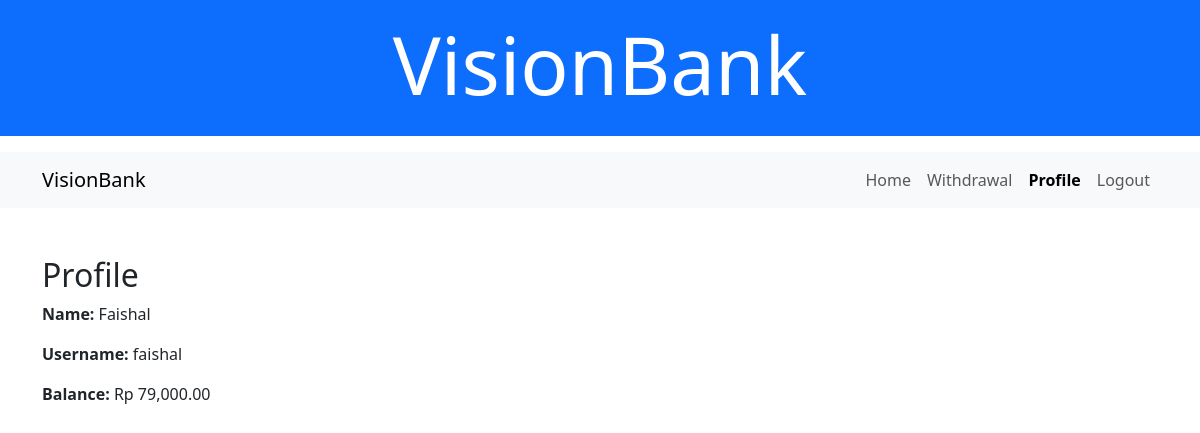
The app's page /profile.php (signed in) with its own data.
### tables this page shows
CREATE TABLE `users` (
  `id` int(11) NOT NULL,
  `username` varchar(50) DEFAULT NULL,
  `password` varchar(255) DEFAULT NULL,
  `name` varchar(100) DEFAULT NULL,
  `balance` decimal(15,2) DEFAULT 0.00
);

### profile.php (the view, shortened to what this page needs)
<?php
include 'config.php';
$user_id = $_SESSION['user_id'];
$sql = "SELECT * FROM users WHERE id = '$user_id'";
$result = $conn->query($sql);
$user = $result->fetch_assoc();
?>
<!DOCTYPE html>
<html>
<head>
    <link href="https://cdn.jsdelivr.net/npm/bootstrap@5.3.0-alpha3/dist/css/bootstrap.min.css" rel="stylesheet">
</head>
<body>
    <div class="container-fluid p-0">
        <header class="text-center mb-3 py-3 bg-primary text-white">
            <h1 class="display-1"><b>VisionBank</b></h1>
        </header>
        <?php include 'navbar.php'; ?>
        <div class="container mt-5">
            <h2>Profile</h2>
            <p><strong>Name:</strong> <?= $user['name'] ?></p>
            <p><strong>Username:</strong> <?= $user['username'] ?></p>
            <p><strong>Balance:</strong> Rp <?= number_format($user['balance'], 2) ?></p>
        </div>
    </div>
</body>
</html>

### records on screen
users: name "Faishal", username "faishal", balance "79,000.00"
